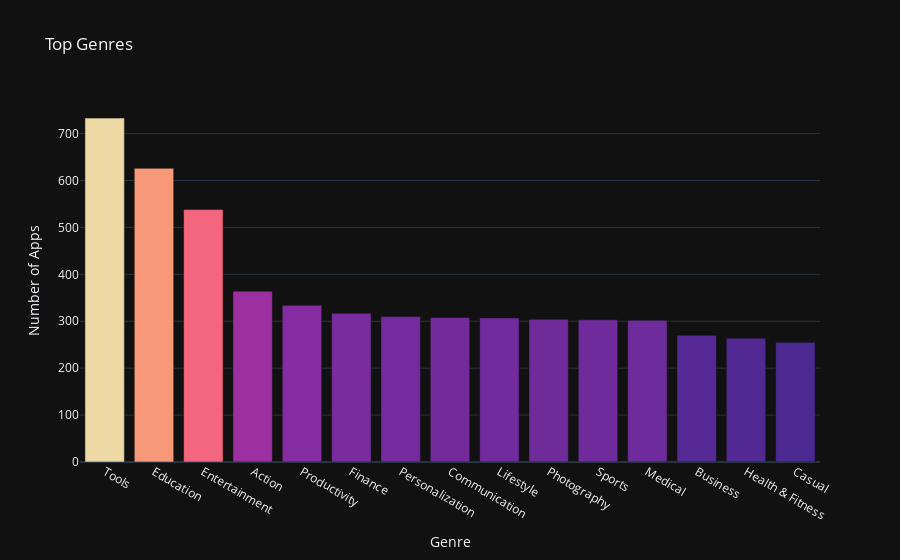

Source (notebook cell):
### Markdown cell above
**Challenge**: Can you create this chart with the Series containing the genre data? 

<img src=https://imgur.com/DbcoQli.png width=400>

Try experimenting with the built in colour scales in Plotly. You can find a full list [here](https://plotly.com/python/builtin-colorscales/). 

* Find a way to set the colour scale using the color_continuous_scale parameter. 
* Find a way to make the color axis disappear by using coloraxis_showscale.

### Code cell
bar = px.bar(x = num_genres.index[:15], # index = category name
             y = num_genres.values[:15], # count
             title='Top Genres',
             hover_name=num_genres.index[:15],
             color=num_genres.values[:15],
             color_continuous_scale='Agsunset')
 
bar.update_layout(xaxis_title='Genre',
yaxis_title='Number of Apps',
coloraxis_showscale=False)
 
bar.show()

### Figure 1 — Plotly figure (JSON) as saved in the notebook; plotly's stock layout.template omitted (floating-point values rounded to 4 significant figures)
{"data": [{"alignmentgroup": "True", "hovertemplate": "<b>%{hovertext}</b><br><br>x=%{x}<br>y=%{y}<br>color=%{marker.color}<extra></extra>", "hovertext": ["Tools", "Education", "Entertainment", "Action", "Productivity", "Finance", "Personalization", "Communication", "Lifestyle", "Photography", "Sports", "Medical", "Business", "Health & Fitness", "Casual"], "legendgroup": "", "marker": {"color": [733, 626, 538, 364, 334, 317, 310, 308, 307, 304, 303, 302, 270, 264, 255], "coloraxis": "coloraxis", "pattern": {"shape": ""}}, "name": "", "offsetgroup": "", "orientation": "v", "showlegend": false, "textposition": "auto", "x": ["Tools", "Education", "Entertainment", "Action", "Productivity", "Finance", "Personalization", "Communication", "Lifestyle", "Photography", "Sports", "Medical", "Business", "Health & Fitness", "Casual"], "xaxis": "x", "y": [733, 626, 538, 364, 334, 317, 310, 308, 307, 304, 303, 302, 270, 264, 255], "yaxis": "y", "type": "bar"}], "layout": {"xaxis": {"anchor": "y", "domain": [0.0, 1.0], "title": {"text": "Genre"}}, "yaxis": {"anchor": "x", "domain": [0.0, 1.0], "title": {"text": "Number of Apps"}}, "coloraxis": {"colorbar": {"title": {"text": "color"}}, "colorscale": [[0.0, "rgb(75, 41, 145)"], [0.1667, "rgb(135, 44, 162)"], [0.3333, "rgb(192, 54, 157)"], [0.5, "rgb(234, 79, 136)"], [0.6667, "rgb(250, 120, 118)"], [0.8333, "rgb(246, 169, 122)"], [1.0, "rgb(237, 217, 163)"]], "showscale": false}, "legend": {"tracegroupgap": 0}, "title": {"text": "Top Genres"}, "barmode": "relative"}}
